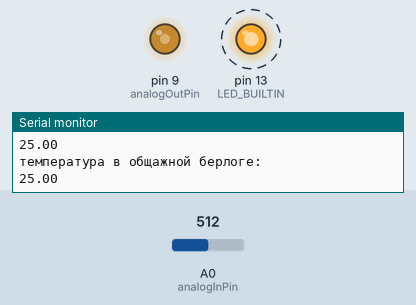
This sketch was run on a simulated Arduino Uno, built with avr-gcc and run on an emulated ATmega328P. Shown: output pins drawn as LEDs (lit = HIGH), the last lines printed to the serial monitor. Dashed ring = blinking. Inputs (shaded band) come from the test bench; at power-on: A0 (analogInPin) = 512.

Above: at 2.8 s.
2.9 s: A0 (analogInPin) set to 557
At 4.8 s:
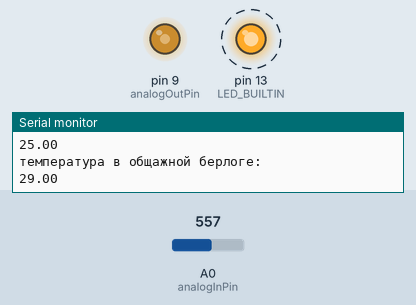
8.9 s: A0 (analogInPin) set to 575
At 10.8 s:
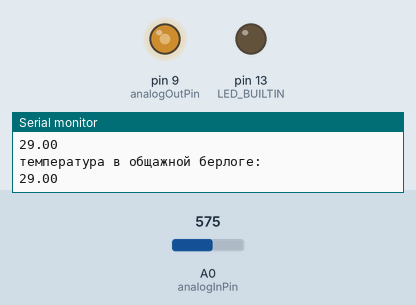
11.6 s: A0 (analogInPin) set to 900
At 12.3 s:
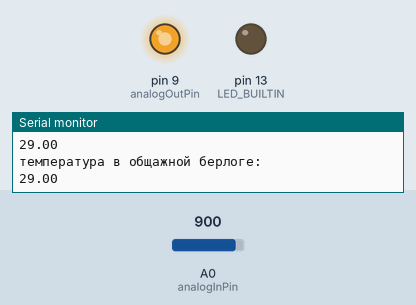
14.3 s: A0 (analogInPin) set to 122
At 16.7 s:
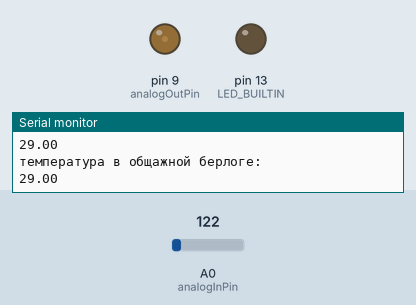
17.5 s: A0 (analogInPin) set to 0
At 19.4 s:
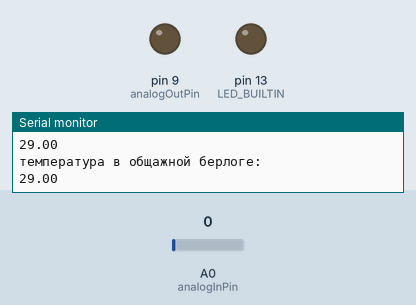
20.2 s: A0 (analogInPin) set to 511
At 23.3 s:
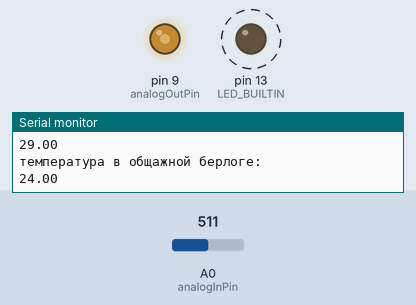
Timing chart, 0 to 27.2 s (numbered marks = the images above; inputs shaded):
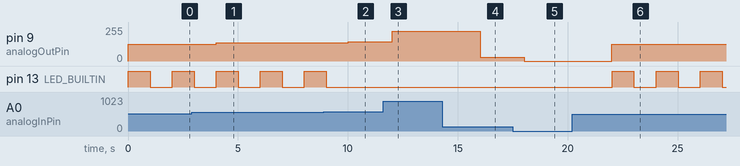

The sketch:

lab_2_KOLK.ino
```cpp
// These constants won't change. They're used to give names to the pins used:
const int analogInPin = A0;  // Analog input pin that the potentiometer is attached to
const int analogOutPin = 9; // Analog output pin that the LED is attached to

int sensorValue = 0;        // value read from the pot
int outputValue = 0;
double temp[11][2] = {{20, 12499.0}, {21, 11944.0},{22, 11416.0}, {23, 10916.0},{24, 10440.0}, {25, 10000.0},{26, 9556.0},{27, 9147.0},{28, 8757.0},{29, 8386.0},{30, 8033.0}};
float u[11];
float n;
int ledState = LOW;


void setup() {
  // initialize serial communications at 9600 bps:
  Serial.begin(9600);
  pinMode(13, OUTPUT);//LED_BUILTIN
}

void loop() {

for( int i=0; i<11 ; i++){
  u[i] = 50000.0 / ( temp[i][1] + 10000.0);//R1*U - в знаменателе
}
  // read the analog in value:
  sensorValue = analogRead(analogInPin);
  // map it to the range of the analog out:
  outputValue = map(sensorValue, 0, 1023, 0, 255);
  // change the analog out value:
  analogWrite(analogOutPin, outputValue);
  n = (sensorValue * 5.0)/1023.0;
  //Serial.println("sensor = ");
  //Serial.print(n);
  for( int i=0; i<11 ; i++){
    if (n >= u[i] && n <= u[i+1]){
      Serial.print("температура в общажной берлоге:");
      Serial.print("\n");
      Serial.println(temp[i][0]);
      if (temp[i][0] > 20 && temp[i][0] < 30) {
          digitalWrite(13, HIGH);   // turn the LED on (HIGH is the voltage level)
          delay(1000);
      }
      digitalWrite(13, LOW);
      delay(1000);
      return;
    }
  }
  delay(2000);
}
```

Measured:
- the behaviour switches between 567 and 568 on A0 (analogInPin) (found by bisection; images 1 and 2)
- after the input at 2.9 s, pin 9 (analogOutPin): 127/255 → 138/255 after 1.1 s
- after the input at 8.9 s, pin 9 (analogOutPin): 138/255 → 143/255 after 1.1 s; pin 13 (LED_BUILTIN): goes on until 9.0 s, then stays LOW
- after the input at 11.6 s, pin 9 (analogOutPin): 143/255 → 224/255 after 0.41 s
- after the input at 14.3 s, pin 9 (analogOutPin): 224/255 → 30/255 after 1.7 s
- after the input at 17.5 s, pin 9 (analogOutPin): 30/255 → 0/255 after 0.51 s
- after the input at 20.2 s, pin 9 (analogOutPin): 0/255 → 127/255 after 1.8 s; pin 13 (LED_BUILTIN): alternates HIGH for 1.0 s and LOW for 1.0 s, starting after 1.8 s
- by itself, pin 13 (LED_BUILTIN): alternates HIGH for 1.0 s and LOW for 1.0 s
